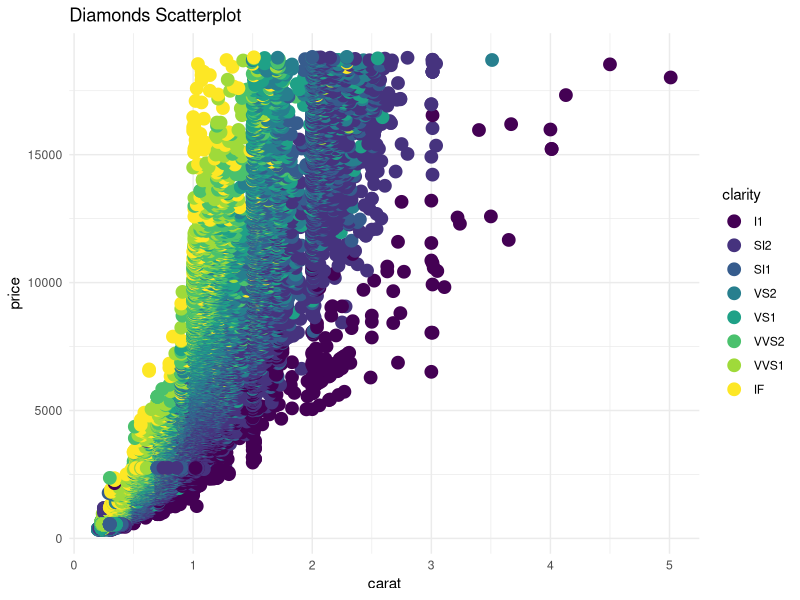

Write the R code that produced this figure.
# Loading relevant package
library(ggplot2)

# Creating plot
scatterplot <- ggplot(diamonds, aes(x = carat, y = price, col = clarity)) + 
                  geom_point(size = 4) +
                  theme_minimal() +
                  ggtitle("Diamonds Scatterplot")

# Saving plot
ggsave("./plots/plot.jpg")
